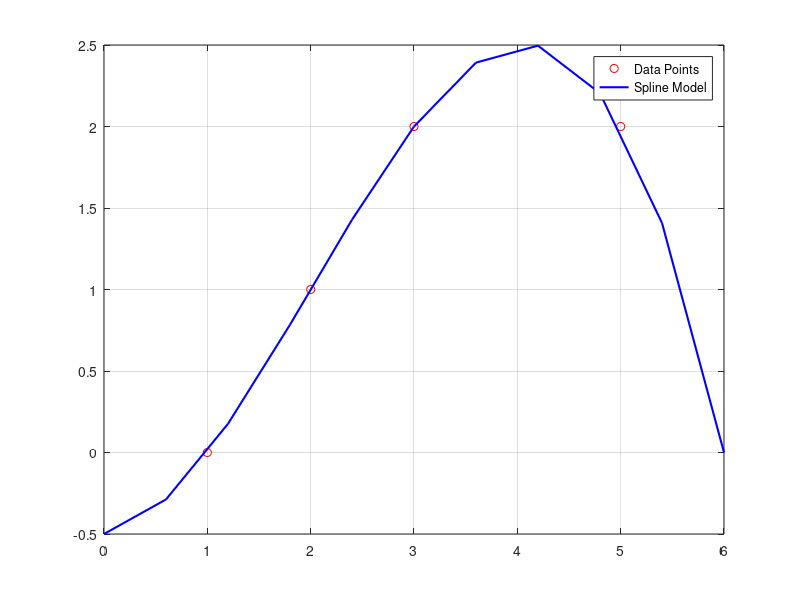

This figure's MATLAB source:
clc;
close;
close all;

x = [1 2 5 3];
y = [0 1 2 2];

xx = linspace(0, 6, 11);
yy = spline(x, y, xx);

figure;
plot(x, y, 'ro');
hold on;
plot(xx, yy, 'b', 'LineWidth', 1.5);
legend('Data Points', 'Spline Model');
grid on;